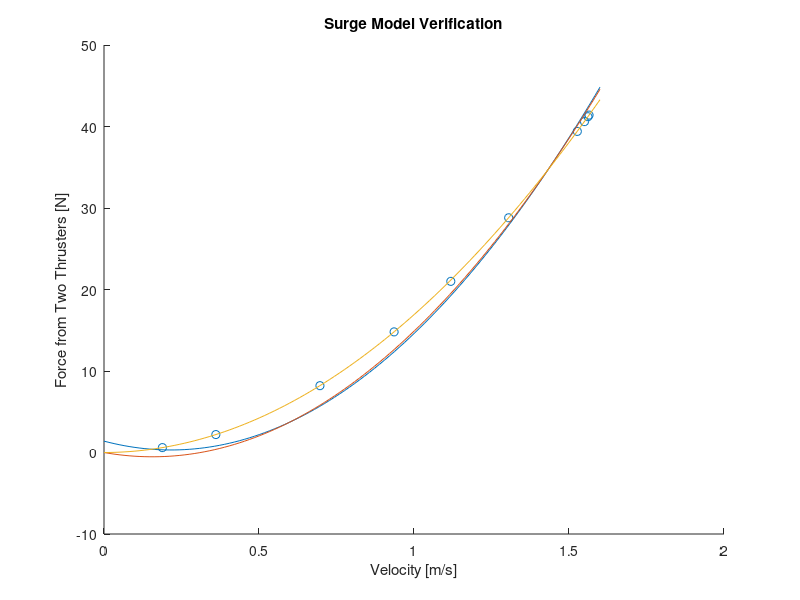

Write MATLAB code to recreate this figure. (Note: this script raises an error after producing the figure.)
%% SURGE MODEL

%% DATA OBTAINED FROM SIMULINK MODEL TESTING
thr_cmd = .1:.1:1;
vel = [.1884 .3608 .6966 .9358 1.1187 1.3054 1.5268 1.5612 1.5647 1.5499];
thru_force = 2.*([0.3 1.1 4.1 7.4 10.5 14.4 19.7 20.6 20.7 20.3]);

%% FIT DATA FROM MANZINI THESIS
p1 = 23.24; p2 = -10.04; p3 = 1.395;
a1 = 21.62; b1 = -6.736;
a2 = 16.91;

poly = @(x) (p1.*(x.^2))+(p2.*x)+p3;
lin_quad = @(x) (a1.*(x.^2))+(b1.*x);
quad = @(x) (a2.*(x.^2));

x = linspace(0,1.6,100);
figure(1)
scatter(vel,thru_force)
hold on
plot(x,poly(x))
plot(x,lin_quad(x))
plot(x,quad(x))
title('Surge Model Verification')
xlabel('Velocity [m/s]')
ylabel('Force from Two Thrusters [N]')
legend('From Quad Model','Poly Fit','Quadratic w/ Linear Fit','Quadratic Only Fit','location','se')
grid on

%% YAW MODEL

%% DATA OBTAINED FROM SIMULINK MODEL TESTING
thr_cmd = .1:.1:1;
vel = [.1884 .3608 .6966 .9358 1.1187 1.3054 1.5268 1.5612 1.5647 1.5499];
thru_force = 2.*([0.3 1.1 4.1 7.4 10.5 14.4 19.7 20.6 20.7 20.3]);

%% FIT DATA FROM MANZINI THESIS
p1 = 23.24; p2 = -10.04; p3 = 1.395;
a1 = 21.62; b1 = -6.736;
a2 = 16.91;

poly = @(x) (p1.*(x.^2))+(p2.*x)+p3;
lin_quad = @(x) (a1.*(x.^2))+(b1.*x);
quad = @(x) (a2.*(x.^2));

x = linspace(0,1.6,100);
figure(1)
scatter(vel,thru_force)
hold on
plot(x,poly(x))
plot(x,lin_quad(x))
plot(x,quad(x))
title('Surge Model Verification')
xlabel('Velocity [m/s]')
ylabel('Force from Two Thrusters [N]')
legend('From Quad Model','Poly Fit','Quadratic w/ Linear Fit','Quadratic Only Fit','location','se')
grid on

